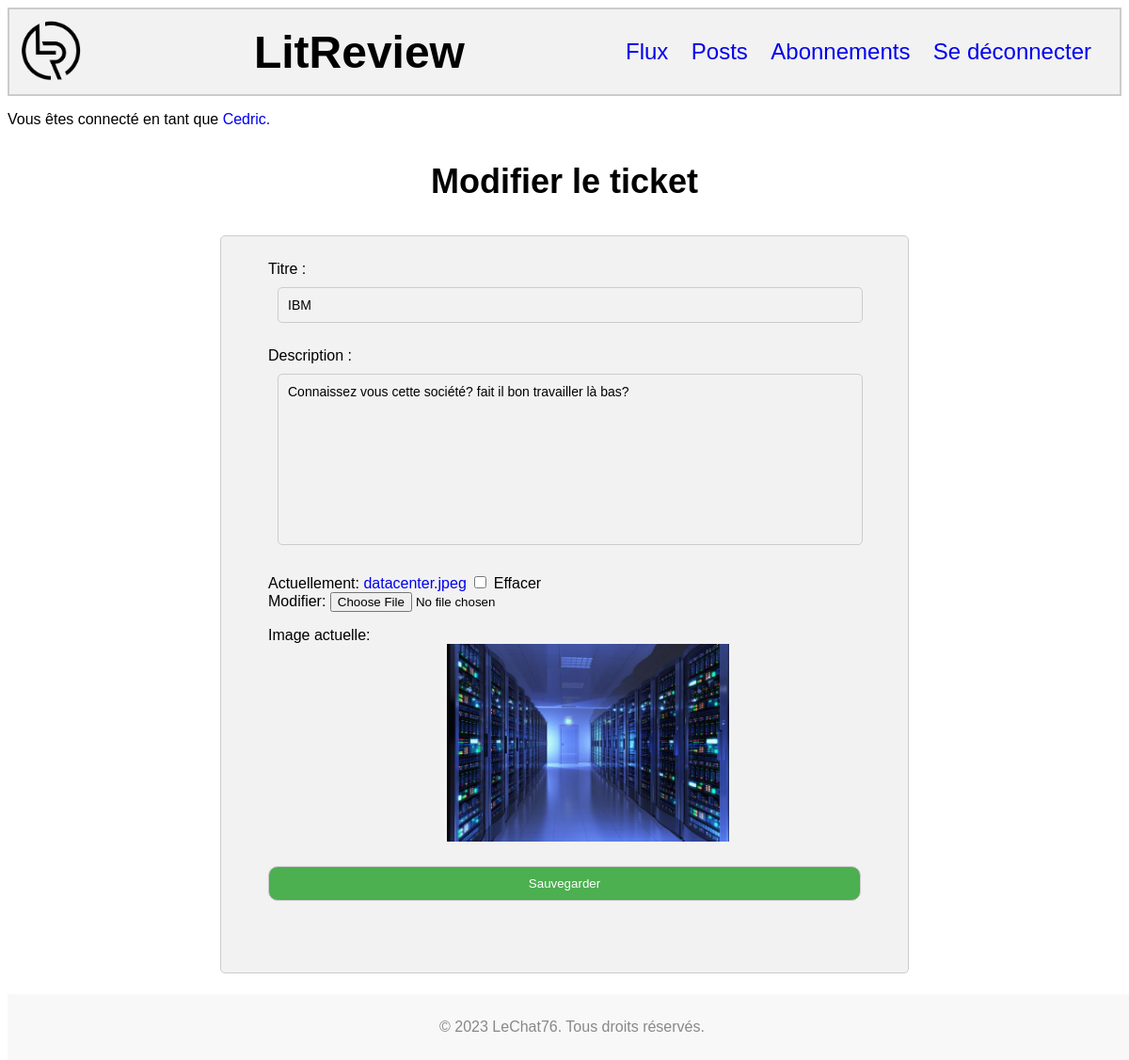
The app's page /ticket/84/edit/ (signed in) with its own data.
### authentication/models.py (models this page shows)
class User(AbstractUser):
    username = models.CharField(
        max_length = 20,
        unique = True,
    )
    first_name = None
    last_name = None
    email = None

### www/models.py (models this page shows, shortened)
class Ticket(models.Model):
    title = models.CharField(max_length = 128)
    description = models.TextField(
        max_length = 2048,
        blank = True, # description can be empy
    )
    user = models.ForeignKey(
        to=settings.AUTH_USER_MODEL,
        on_delete=models.CASCADE, # CASCADE means delete all objects referenced to this user
    )
    image = models.ImageField(
        null=True, # image may not be filled in
        blank=True,
    )
    time_created = models.DateTimeField(auto_now_add=True)
    IMAGE_MAX_SIZE = (800, 800)

### www/views.py (the view, shortened to what this page needs)
# urls.py: path('ticket/<int:ticket_id>/edit/', www.views.ticket_edit, name='ticket_edit'),
@login_required
def ticket_edit(request, ticket_id):
    ticket = get_object_or_404(Ticket, id=ticket_id)
    if request.user != ticket.user:
        raise PermissionDenied
    else:
        edit_form = forms.TicketForm(instance=ticket)
        context = {
            'edit_form': edit_form,
        }
        return render(request, 'www/ticket_edit.html', context=context)

### www/forms.py
class TicketForm(forms.ModelForm):
    def __init__(self, *args, **kwargs):
        super(TicketForm, self).__init__(*args, **kwargs)
        if self.instance and self.instance.image:
            self.fields['image'].label = ''
    class Meta:
        model = models.Ticket
        fields = [
            'title',
            'description',
            'image'
        ]
        labels = {
            'title': 'Titre',
        }

### www/templates/www/ticket_edit.html (shortened to what this page needs)
<!DOCTYPE html>
{% extends 'loggedin.html' %}
{% load static %}
{% block content %}
<link rel="stylesheet" href="{% static 'ticket.css' %}">
<h3>Modifier le ticket</h2>
<div id="container-ticket">
    <form method="post" enctype="multipart/form-data">
        {{ edit_form.as_p }}
        {% if edit_form.instance.image %}
            <div class="form-field">
                <label>Image actuelle:</label>
                <img src="{{ edit_form.instance.image.url }}" alt="Image actuelle">
            </div>
        {% endif %}
        <p><button type="submit" >Sauvegarder</button></p>
    </form>
</div>
{% endblock content %}

### templates/loggedin.html (shortened to what this page needs)
{% load static %}
<head>
    <link rel="stylesheet" href="{% static 'loggedin.css' %}">
</head>
<body>
    <div id="header-loggedin">
        <img src="{% static 'images/LITReview_st.png' %}" alt="Logo LitReview" ondragstart="return false;">
        <h1>LitReview</h1>
        <div id="container-loggedin">
            <a href="{% url 'flux' %}" ondragstart="return false;">Flux</a>
            <a href="{% url 'post' %}" ondragstart="return false;">Posts</a>
            <a href="{% url 'subscriptions' %}" ondragstart="return false;">Abonnements</a>
            <a href="{% url 'logout' %}" ondragstart="return false;">Se déconnecter</a>
        </div>
    </div>
    <p>Vous êtes connecté en tant que <a href="{% url 'subscriptions' %}">{{ request.user|capfirst }}.</a></p>
    <div id="footer">
        <p>&copy; 2023 LeChat76. Tous droits réservés.</p>
    </div>
    {% block content %}
    {% endblock content %}
</body>

### static/loggedin.css (style rules this page uses)
#header-loggedin img { height: 70px; margin-right: 10px; }
h1 { margin: 0; font-size: 48px; user-select: none; }
h3 { user-select: none; }
p { user-select: none; }
#footer { position: fixed; bottom: 0; width: 100%; background-color: #f8f8f8; padding: 10px 0; text-align: center; color: #888; }
body { background-image: url("/static/images/LITReview_st_b.png"); background-size: 250px; background-position: center; background-repeat: no-repeat; background-attachment: fixed; padding-bottom: 60px; font-family: Arial, sans-serif; }
a { text-decoration: none; }
#header-loggedin { display: flex; justify-content: space-between; align-items: center; padding: 10px; background-color: #f2f2f2; border: 2px solid #ccc; }
#container-loggedin a { margin-right: 20px; font-size: 24px; user-select: none; }

### static/ticket.css (style rules this page uses)
h3 { display: flex; justify-content: center; font-size : 36px; }
#container-ticket { margin : 2%; margin-left : auto; margin-right : auto; width: 680px; background-color: #f2f2f2; border-radius: 5px; padding : 10px 0px 50px 50px; justify-content: space-around; border: 1px solid #ccc; }
#container-ticket input[type="text"], input[type="submit"], textarea[name="description"] { width: 600px; margin : 10px; text-align : left; background-color: #f2f2f2; border-radius: 5px; padding: 10px; margin-bottom: 10px; border: 1px solid #ccc; font-family: Arial; font-size: 14px; resize: none; }
#container-ticket img { width: auto; max-width: 300px; height: auto; display: flex; margin: auto; }
#container-ticket button[type="submit"], input[type="submit"] { text-align: center; background-color: #4CAF50; color: white; cursor: pointer; margin-top : 10px; width: 630px; padding: 10px; margin-bottom: 10px; border: 1px solid #ccc; border-radius: 10px; }

### records on screen
User: user "Cedric"
Ticket: title "IBM", description "Connaissez vous cette société? fait il bon travailler là bas?", instance.image (picture)
